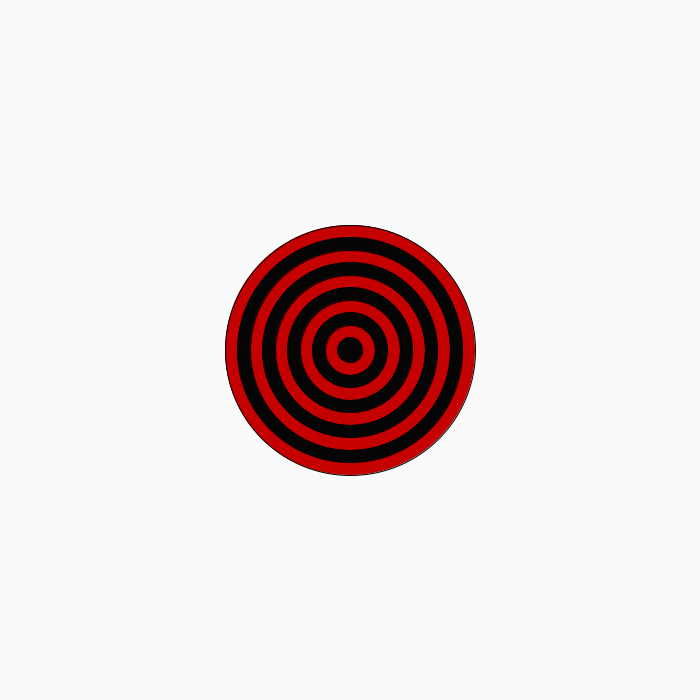
Frame 1 (no input)
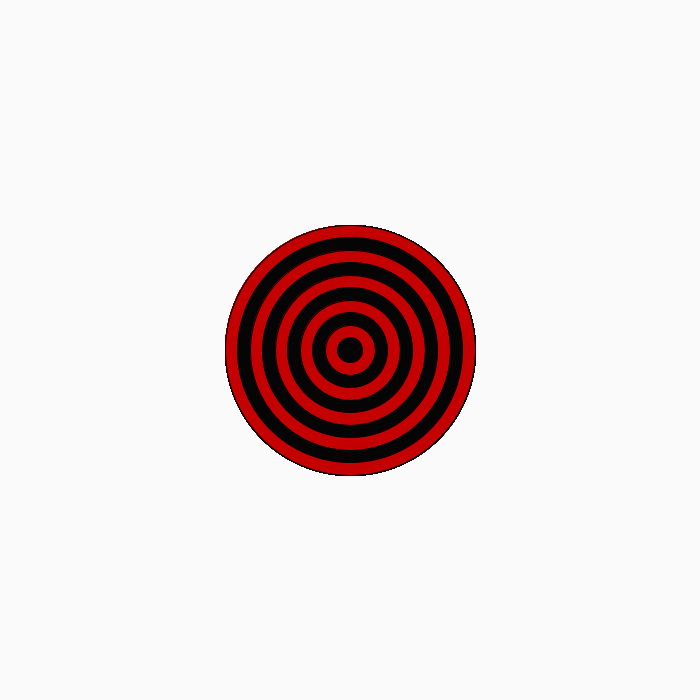
Frame 60 (the mouse pressed at the canvas centre just before this capture)
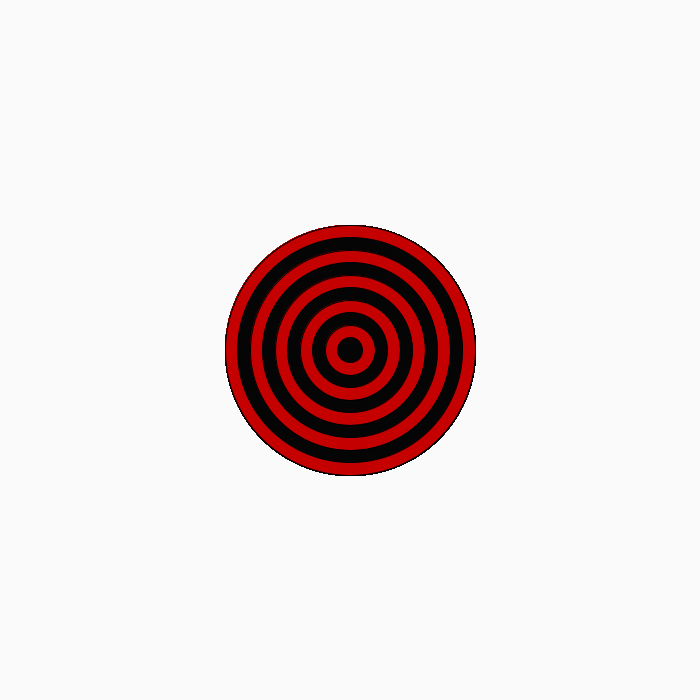
Frame 120 (the mouse held since frame 60 and released just before this capture)

The Processing sketch that drew these frames (run headless with seeded random() and noise(); from frame 60 on, the mouse is pressed at the canvas centre):

// Processing sketch: bullseye
// ── bullseye.pde
 int size = 250;
void setup() {
   background(#FAFAFA);
  size(700,700);
}
void draw() {
  size = 250;
  for(int i = 0; i < 10; i++)
  {
    if(i % 2 == 0)
    {
      fill(#C40000);
    }
    else
    {
     fill(#050505); 
    }
    ellipse(350, 350, size, size);
    size-=25;
  }
}
